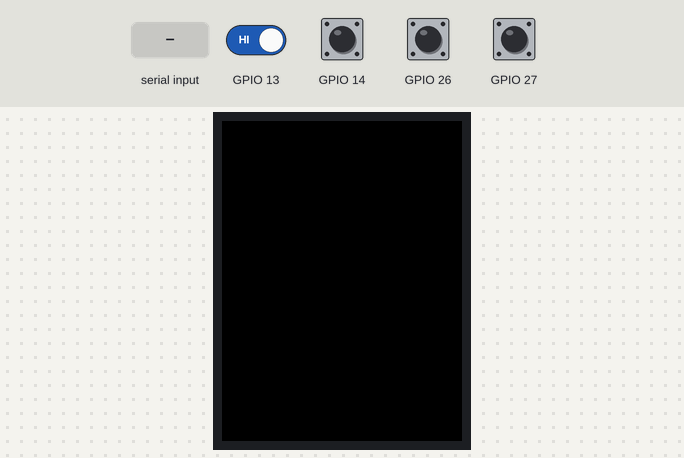
A sketch run on a simulated ESP32. On the bench: 320×240 colour display. The test bench sets the inputs (shaded band); at power-on: GPIO 13, GPIO 14, GPIO 26, GPIO 27 HIGH. Storage starts empty; what the sketch prints to the serial monitor is not drawn. At 7.5 s the program stops and its outputs stay as they are.

Above: at 1.4 s.
1.5 s: GPIO 13 driven LOW
At 1.96 s:
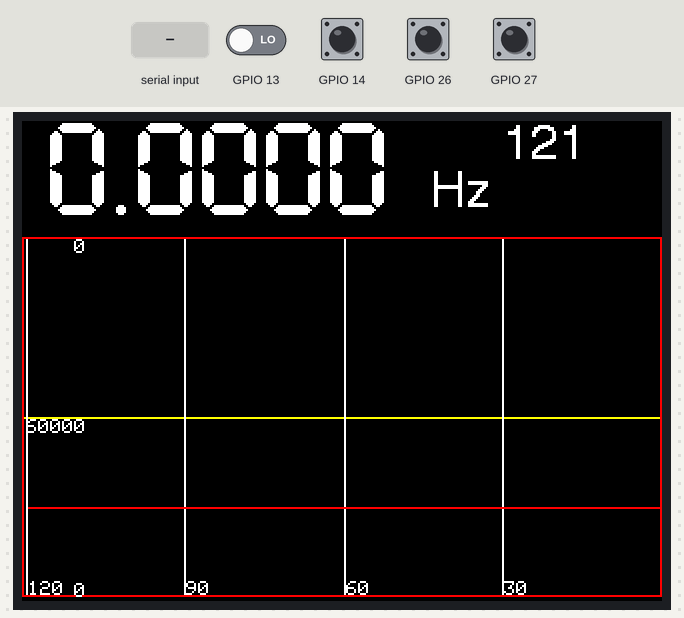
4.5 s: "90,45\n" received over the second serial link
At 5.21 s:
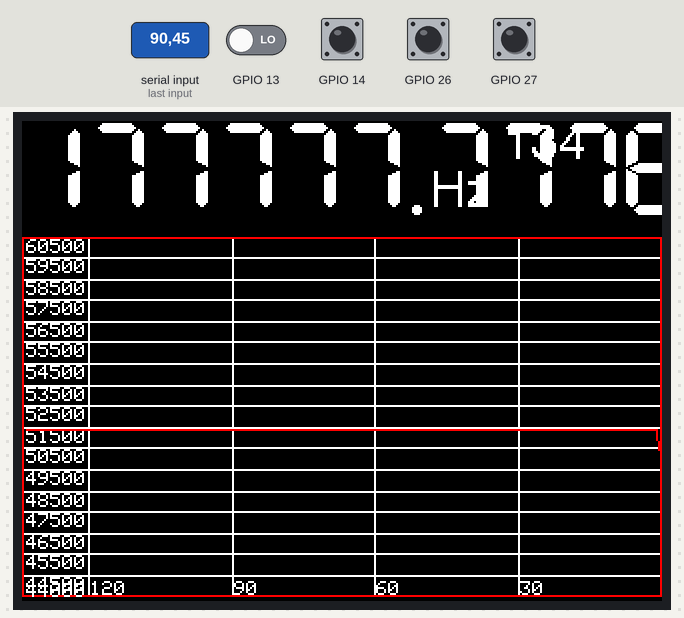
7.5 s: "1\n" received over the second serial link
At 8.4 s:
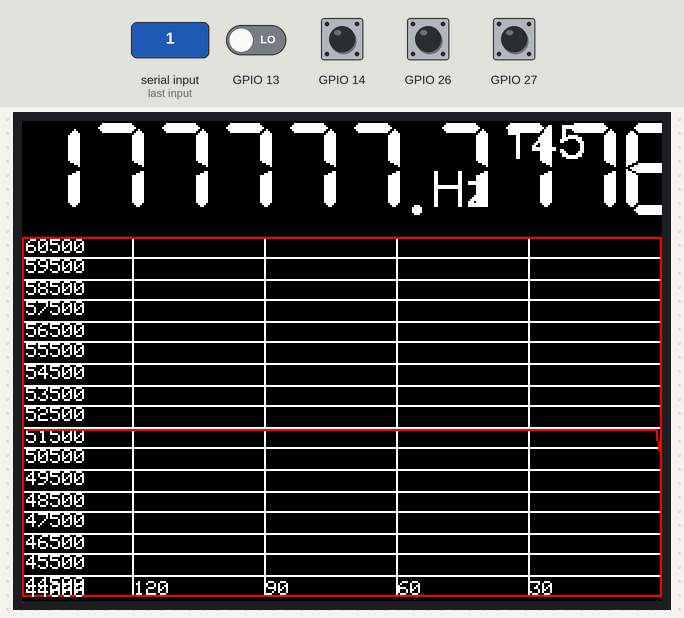
Timing chart, 0 to 9.0 s (numbered marks = the images above; inputs shaded):
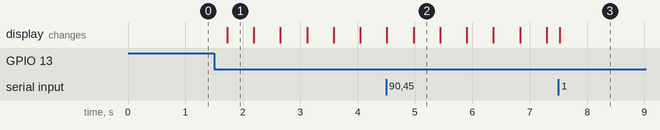

Measured:
- after the input at 1.5 s, the display: changes after 0.23 s (image 1)
- after the input at 4.5 s, the display: first differs from a run without the input after 0.48 s (image 2)
- after the input at 7.5 s, the display: changes at once (image 3)
- what the display in image 1 shows lasts 0.5 s, from 1.7 s to 2.2 s

The sketch:

ESP32FreqMonitor2.ino
```cpp
HardwareSerial Ser(2);

#define LGFX_USE_V1

#include <LovyanGFX.hpp>
#include <stdlib.h>
#include <stdint.h>
#include <FS.h>
#include <SD.h>

TaskHandle_t th[2];

class LGFX : public lgfx::LGFX_Device
{
  lgfx::Panel_ILI9341 _panel_instance;
  lgfx::Bus_SPI _bus_instance;
  lgfx::Light_PWM _light_instance;

public:
  LGFX(void)
  {
    {
      auto cfg = _bus_instance.config();
      cfg.spi_host = VSPI_HOST;
      cfg.spi_mode = 0;
      cfg.freq_write = 40000000;
      cfg.freq_read = 16000000;
      cfg.spi_3wire = true;
      cfg.use_lock = true;
      cfg.dma_channel = 1;
      cfg.pin_sclk = 18;
      cfg.pin_mosi = 23;
      cfg.pin_miso = 19;
      cfg.pin_dc = 5;
      _bus_instance.config(cfg);
      _panel_instance.setBus(&_bus_instance);
    }

    {
      auto cfg = _panel_instance.config();
      cfg.pin_cs = 4;
      cfg.pin_rst = -1;
      cfg.pin_busy = -1;
      cfg.memory_width = 240;
      cfg.memory_height = 320;
      cfg.panel_width = 240;
      cfg.panel_height = 320;
      cfg.offset_x = 0;
      cfg.offset_y = 0;
      cfg.offset_rotation = 1;
      cfg.dummy_read_pixel = 8;
      cfg.dummy_read_bits = 1;
      cfg.readable = true;
      cfg.invert = false;
      cfg.rgb_order = false;
      cfg.dlen_16bit = false;
      cfg.bus_shared = true;
      _panel_instance.config(cfg);
    }

    {
      auto cfg = _light_instance.config();
      cfg.pin_bl = 21;
      cfg.invert = false;
      cfg.freq = 44100;
      cfg.pwm_channel = 7;
      _light_instance.config(cfg);
      _panel_instance.setLight(&_light_instance);
    }
    setPanel(&_panel_instance);
  }
};

LGFX lcd;
static LGFX_Sprite buf(&lcd);

//---------------Graph Settings----------------
#define GRAPHX 0
#define GRAPHY 58
#define GRAPHHEIGHT 180
#define GRAPHWIDTH 320
#define DATAS 2000
#define AVEN 2
#define DIVH 8
#define DIVV 6
//---------------------------------------------

//Frequency Calc
char buff[32];
char fbuf[16];
int counter = 0;
double freq;
unsigned long period = 0;

//Display
unsigned int disprange = 120;
unsigned int dispshift = 0;
unsigned int lastaddr = 1;
unsigned int hrefaddr = 0;
unsigned int lrefaddr = 0;
unsigned int maxdata = 60100;
unsigned int mindata = 59900;
unsigned int graphtop;
unsigned int graphbottom;
unsigned int resolution;
float ydiv;
float xdiv;
uint16_t freqlog[DATAS] = {};
unsigned int ext[] = {10, 20, 40, 50, 100, 200, 400, 500, 1000};
unsigned int tim[] = {15, 30, 60, 120, 300, 600};
uint8_t refreshflag = 0;

//SD card
int cs_SD = 22;
const char *fname = "/log.txt";
File logFile;

void sdwrite(void)
{
  logFile = SD.open(fname, FILE_APPEND);
  if (logFile)
  {
    Serial.println("SD Open!");
    logFile.println(freqlog[lastaddr]);
    Serial.println("SD Write!");
    logFile.close();
  }
  else
  {
    Serial.println("Open Failured");
  }
}

void bufdraw(void)
{
  lcd.startWrite();
  buf.pushSprite(0, 0);
  lcd.endWrite();
  buf.clear();
}

void dataadd(uint16_t value)
{
  if (lastaddr == (DATAS - 1))
  {
    lastaddr = 0;
  }
  else
  {
    lastaddr++;
  }
  freqlog[lastaddr] = value;
  if (lastaddr == hrefaddr || lastaddr == lrefaddr)
  {
  }
  if (value > maxdata)
  {
    maxdata = value;
  }
  if (value < mindata)
  {
    mindata = value;
  }
}

void extcheck(int16_t checkstart, uint16_t dats)
{
  checkstart = (DATAS + lastaddr - checkstart) % DATAS;
  uint16_t max = 60010;
  uint16_t min = 59990;
  int16_t checkend = (DATAS + checkstart - dats) % DATAS;
  int16_t n = checkstart;
  while (n != checkend)
  {
    if (freqlog[n] > max)
    {
      max = freqlog[n];
    }
    if (freqlog[n] < min)
    {
      min = freqlog[n];
    }
    n--;
    if (n < 0)
    {
      n = DATAS - 1;
    }
  }
  mindata = min;
  maxdata = max;
}

void dataprot(int16_t start, uint16_t dats)
{
  start = (DATAS + lastaddr - start) % DATAS;
  int16_t stcp = start;
  int16_t laststcp = start;
  float prestart = (float)start;
  uint8_t drawy[GRAPHWIDTH - 2];
  uint16_t drawx = (GRAPHWIDTH - 2);
  uint32_t sum = 0;
  uint16_t ave = 0;
  uint8_t offset = 0;
  uint8_t stchanged = 1;
  while (drawx > 0)
  {
    for (int d = 0; d < AVEN; d++) //移動平均を求める
    {
      sum += freqlog[((stcp + DATAS - d) % DATAS)];
    }
    ave = sum / AVEN;
    //オフセット（DIV)分を求める　graphbottomの線から何DIV上に書く
    for (int s = 1; s < DIVH; s++)
    {
      if ((graphbottom + resolution * s) <= ave) //resolutionは最小の目盛間隔10－＞0.010Hz
        offset++;
      else
        break;
    }
    //graphbottomからの絶対距離をdrawyに保持　ydivは1div当たりYピクセル数
    if (stchanged == 1)
    {
      drawy[drawx - 1] = (offset * ydiv) + ydiv * (ave % resolution) / resolution;
      stchanged = 0;
    }
    else
      drawy[drawx - 1] = 255;
    //使用した変数を初期化
    offset = 0;
    ave = 0;
    sum = 0;
    //1つ前のデータへ移動
    drawx--;
    //移動平均の開始位置をシフトする
    prestart -= (dats / ((float)GRAPHWIDTH));
    laststcp = stcp;
    stcp = (int16_t)prestart;
    if (laststcp == stcp)
      stchanged = 0;
    else
      stchanged = 1;
  }
  //draw
  uint16_t save = 0;
  for (int n = 0; n < GRAPHWIDTH - 3; n++) //液晶に描画 0~316?
  {
    if (drawy[n] != 255)
    {
      if (drawy[n + 1] != 255) //次のデータは255ではない（実データ）
      {
        buf.drawLine((GRAPHX + 1 + n), (GRAPHY + GRAPHHEIGHT - drawy[n]), (GRAPHX + 2 + n), (GRAPHY + GRAPHHEIGHT - drawy[n + 1]), TFT_RED);
      }
      else
      {                             //次のデータは２５５（パディング）
        save = n;                   //現在位置を保存する（開始位置を指定するため必要）　これは最後にデータがあった場所を表す
        while (drawy[n + 1] == 255) //隣を比較して２５５なら繰り返して実データが出るまで待機
        {
          n++;
          if (n >= GRAPHWIDTH - 3)
            return;
        }
        buf.drawLine((GRAPHX + 1 + save), (GRAPHY + GRAPHHEIGHT - drawy[save]), (GRAPHX + 2 + n), (GRAPHY + GRAPHHEIGHT - drawy[n + 1]), TFT_RED);
      }
    }
  }
}

void drawframe(void)
{
  //Draw Outside Frame and Value
  buf.drawRect(GRAPHX, GRAPHY, GRAPHWIDTH, GRAPHHEIGHT, TFT_RED);
  buf.setFont(&fonts::Font0);
  buf.setCursor(GRAPHX + 2, GRAPHY + 1);
  buf.printf("%5u", graphtop);
  buf.setCursor(GRAPHX + 2, GRAPHY + GRAPHHEIGHT - 7);
  buf.printf("%5u", graphbottom);
}

void drawframehorz(void)
{
  unsigned int range = 0;
  int s = 0;
  int divs = 1;
  int t = 1;
  //Range Fix
  for (s = 0; s < 8; s++)
  {
    graphtop = maxdata + ((maxdata % ext[s] == 0) ? 0 : (ext[s] - (maxdata % ext[s])));
    graphbottom = mindata - (mindata % ext[s]);
    range = graphtop - graphbottom;
    if (ext[s] >= (range / DIVH))
    {
      break;
    }
  }
  resolution = ext[s];
  //Solve Divides
  while ((graphbottom + ext[s] * divs) < graphtop)
  {
    divs++;
  }
  //Solve Y pixels/div
  ydiv = GRAPHHEIGHT / (float)divs;
  //Draw Horizontal Line
  while ((graphtop - ext[s] * t) > graphbottom)
  {
    buf.drawFastHLine((GRAPHX + 1), (GRAPHY + (ydiv * t)), (GRAPHWIDTH - 2), (((graphtop - ext[s] * t) == 60000) ? TFT_YELLOW : TFT_WHITE));
    buf.setCursor(GRAPHX + 2, (GRAPHY + (ydiv * t) + 1));
    buf.setFont(&fonts::Font0);
    buf.printf("%5u", (graphtop - ext[s] * t));
    t++;
  }
}

void drawframevert(unsigned int sec)
{
  unsigned int range = sec;
  uint16_t numx = 0;
  uint16_t numy = 0;
  int s = 0;
  for (s = 0; s < 6; s++)
  {
    if (tim[s] >= (range / DIVV))
    {
      break;
    }
  }
  xdiv = (float)GRAPHWIDTH / range; //1s当たりのPX数
  int t = 0;
  while ((GRAPHX + GRAPHWIDTH - (t * (xdiv * tim[s])) + (dispshift * xdiv)) > GRAPHX)
  {
    buf.drawFastVLine((GRAPHX + GRAPHWIDTH - (t * (xdiv * tim[s])) + (dispshift * xdiv)), (GRAPHY + 1), (GRAPHHEIGHT - 2), TFT_WHITE);
    numx = (GRAPHX + GRAPHWIDTH - (t * (xdiv * tim[s])) + (dispshift * xdiv) + 1);
    numy = (GRAPHY + GRAPHHEIGHT - 8);
    if (numx < (GRAPHWIDTH + GRAPHX - 5))
    {
      buf.setCursor(numx, numy);
      buf.setFont(&fonts::Font0);
      buf.printf("%u", (tim[s] * t));
    }
    t++;
  }
}

void redraw(void)
{
  extcheck(dispshift, disprange);
  //Frequency Draw
  sprintf(fbuf, "%7.4lf", freq);
  buf.setFont(&fonts::Font7);
  buf.setCursor(0, 0);
  buf.println(fbuf);
  buf.setFont(&fonts::Font4);
  buf.setCursor(204, 24);
  buf.println("Hz");
  //Disp Range Draw
  buf.setFont(&fonts::Font4);
  buf.setCursor(240, 0);
  buf.println(disprange);
  //Frame Draw
  drawframe();
  drawframehorz();
  drawframevert(disprange);
  //Data Draw
  dataprot(dispshift, disprange);
  bufdraw();
}

void task1(void *pvParameters)
{
  while (1)
  {
    while (Ser.available())
    {
      char inChar = char(Ser.read());
      buff[counter] = inChar;
      counter++;
      if (inChar == '\n')
      {
        counter = 0;
        period = atol(buff);
        freq = ((double)16000000 / (double)period);
        dataadd((uint16_t)(freq * 1000));
        refreshflag = 1;
      }
    }
    vTaskDelay(1);
  }
}

void task2(void *pvParameters)
{
  while (1)
  {
    if (refreshflag == 1)
    {
      refreshflag = 0;
      redraw();
      sdwrite();
    }
    if (digitalRead(26) == LOW)
    {
      dispshift += 1;
      if (dispshift == 1000)
      {
        dispshift = 999;
      }
      redraw();
    }
    if (digitalRead(27) == LOW)
    {
      dispshift -= 1;
      if (dispshift == -1)
      {
        dispshift = 0;
      }
      redraw();
    }
    if (digitalRead(14) == LOW)
    {
      if (disprange != 0)
      {
        disprange--;
      }
      redraw();
    }
    if (digitalRead(13) == LOW)
    {
      if (disprange != DATAS)
      {
        disprange++;
      }
      redraw();
    }
    delay(1);
  }
}

void setup(void)
{

  //Initialize
  pinMode(13, INPUT);
  pinMode(14, INPUT);
  pinMode(26, INPUT);
  pinMode(27, INPUT);
  Serial.begin(115200);
  Ser.begin(115200);
  //initialize log data
  for (int s = 0; s < DATAS; s++)
  {
    freqlog[s] = 59995;
  }
  //SD Initialize
  if (SD.begin(cs_SD, SPI, 24000000, "/sd"))
  {
    Serial.println("SD OK!");
  }
  else
  {
    Serial.println("SD NG!");
  }
  //LCD initialize and configuretion
  lcd.init();
  lcd.setRotation(0);
  lcd.setTextSize((std::max(lcd.width(), lcd.height()) + 255) >> 8);
  buf.setPsram(true);
  buf.setColorDepth(8);
  buf.createSprite(320, 240);
  buf.setFont(&fonts::Font7);
  buf.setTextColor(TFT_WHITE);
  buf.setTextWrap(false);
  lcd.clear();
  //Crate task
  xTaskCreateUniversal(
      task2,
      "task2",
      8192,
      NULL,
      1,
      NULL,
      APP_CPU_NUM);
  xTaskCreateUniversal(
      task1,
      "task1",
      8192,
      NULL,
      1,
      NULL,
      PRO_CPU_NUM);
}

void loop(void)
{
  delay(1);
}
```
